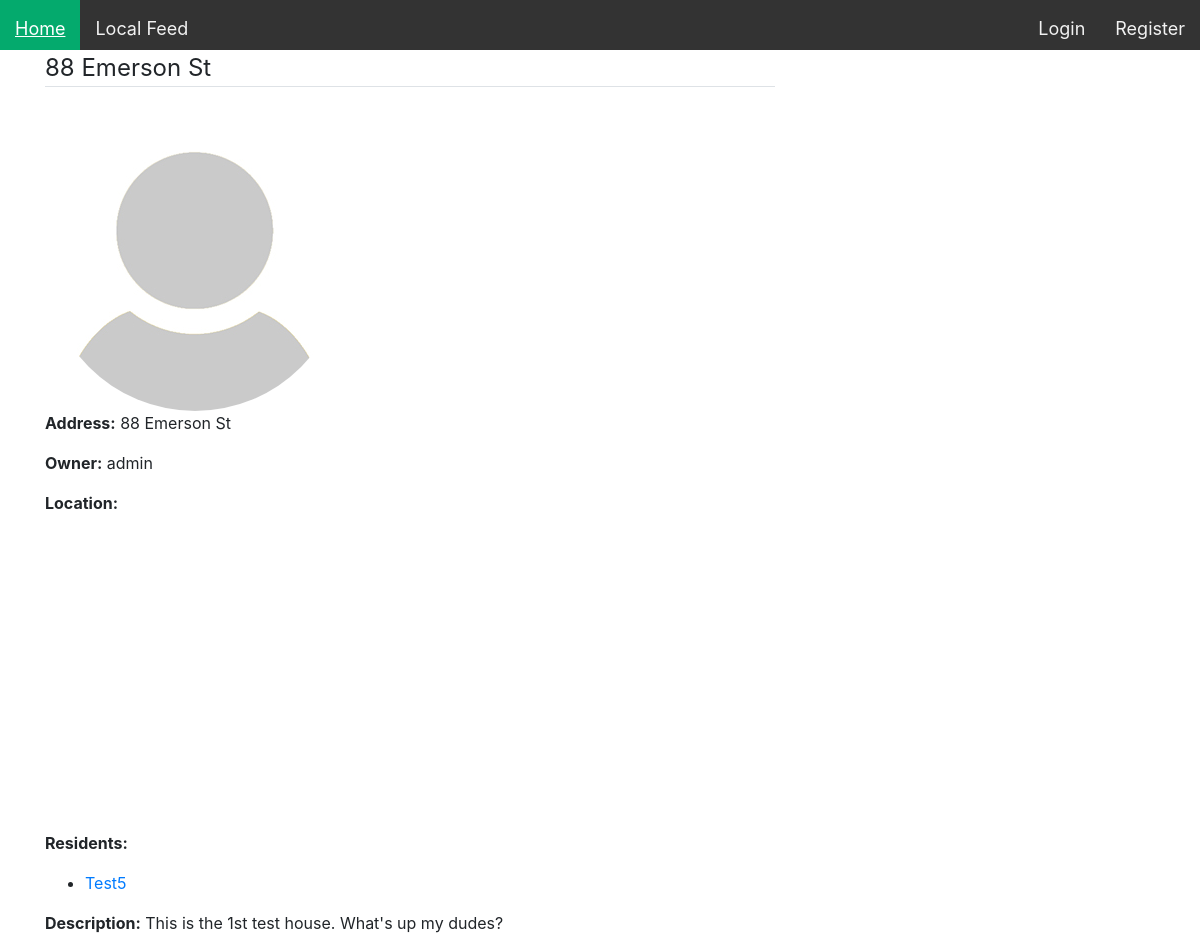
Page /house/88-emerson-st/ on the committed database.
### users/models.py (models this page shows, shortened)
class House(models.Model):
    address = models.CharField(max_length=150, unique=True)
    location = models.JSONField(default = dict, unique=True)
    owner = models.ForeignKey(User, null=True, on_delete=models.SET_NULL, related_name="owner")
    residents = models.ManyToManyField(User, blank=True)
    description = models.TextField(blank=True)
    slug = models.SlugField(blank=True)
    image = models.ImageField(default='default.jpg', upload_to='house_pics')

### map/views.py (the view)
# urls.py: path("house/<slug:slug>/", HouseDetailView.as_view(), name='house-detail'),
class HouseDetailView(DetailView):
    model = House

### users/templates/users/house_detail.html (shortened to what this page needs)
{% extends "map/base.html" %}
{% block content %}
	<article class="media content-section">
	  <div class="media-body">
		<div class="article-metadata">
          <legend class="border-bottom mb-4">{{ object.address }}</legend>
		  <img class="rounded-circle" src="{{ object.image.url }}">
		  <p><strong>Address:</strong> {{ object.address }}</p>
		  <p><strong>Owner:</strong> {{ object.owner }}</p>
		  <p><strong>Location:</strong></p>
		  <div id="map2" style="height:300px;width:600px"></div>
		  <p><strong>Residents:</strong></p>
		  <ul>
			  {% for resident in object.residents.all %}
				<li><a href="#">{{ resident }}</a></li>
			  {% endfor %}
	      </ul>
		  <p><strong>Description:</strong> {{ object.description }}</p>
	  </div>
	</article>
{% endblock content %}

### map/static/map/style.css (style rules this page uses)
html, body { height: 100%; margin: 0; padding: 0; }

### rows in the picture
House: address "88 Emerson St", image (placeholder picture), owner "admin", description "This is the 1st test house. What's up my dudes?"

### other values in the picture
{{ resident }} "Test5"
